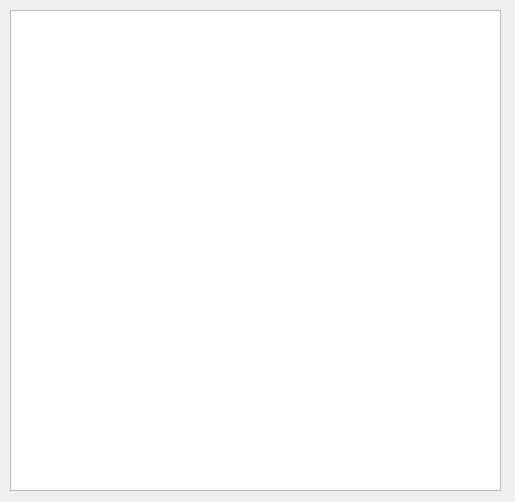
<?xml version="1.0" encoding="UTF-8"?>
<ui version="4.0">
 <class>chooseTagDlg</class>
 <widget class="QDialog" name="chooseTagDlg">
  <property name="geometry">
   <rect>
    <x>0</x>
    <y>0</y>
    <width>515</width>
    <height>502</height>
   </rect>
  </property>
  <property name="windowTitle">
   <string>Выбор гос. номера</string>
  </property>
  <widget class="QTableView" name="tableView">
   <property name="geometry">
    <rect>
     <x>10</x>
     <y>10</y>
     <width>491</width>
     <height>481</height>
    </rect>
   </property>
   <property name="styleSheet">
    <string notr="true">font: 9pt &quot;Nirmala UI&quot;;</string>
   </property>
  </widget>
 </widget>
 <resources/>
 <connections/>
</ui>
